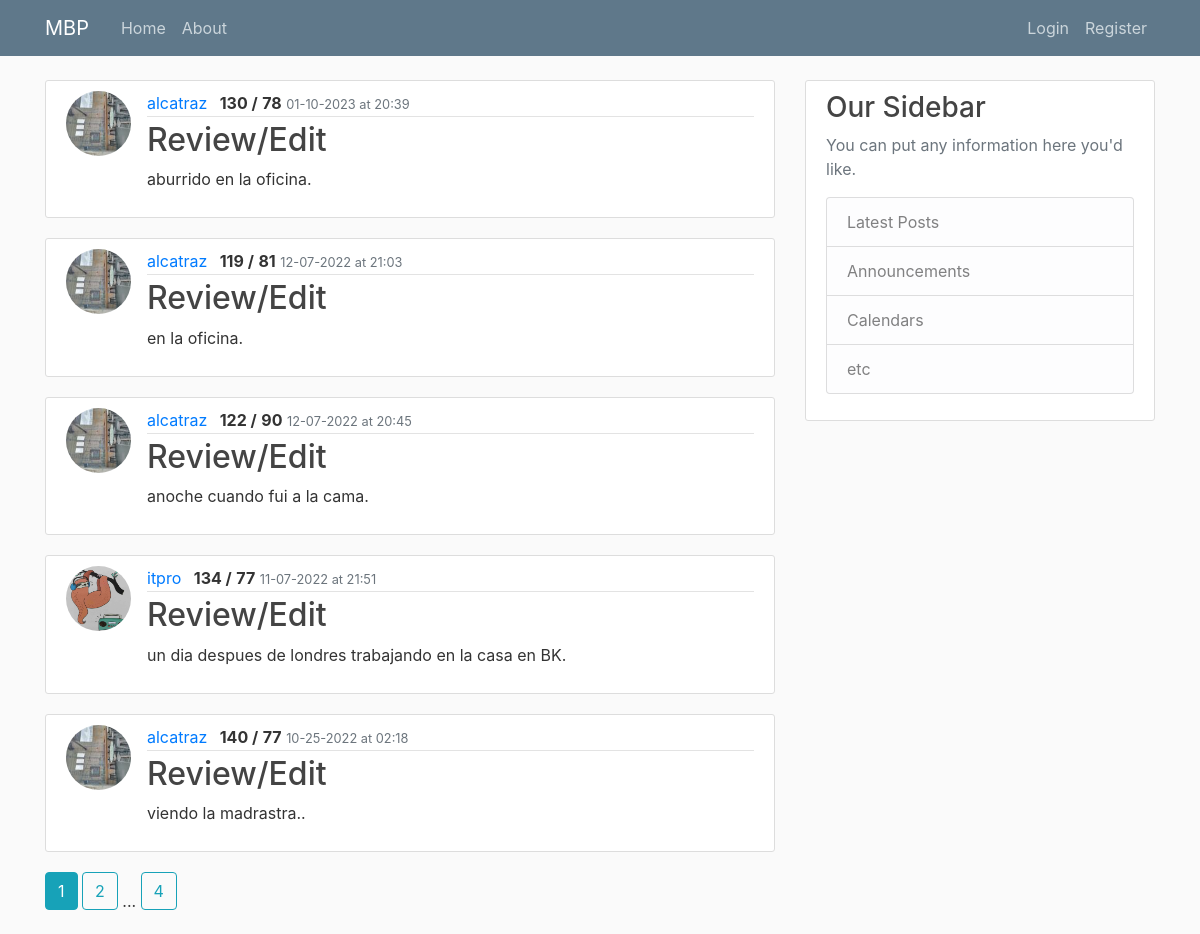
Page /home on the earlier database version.
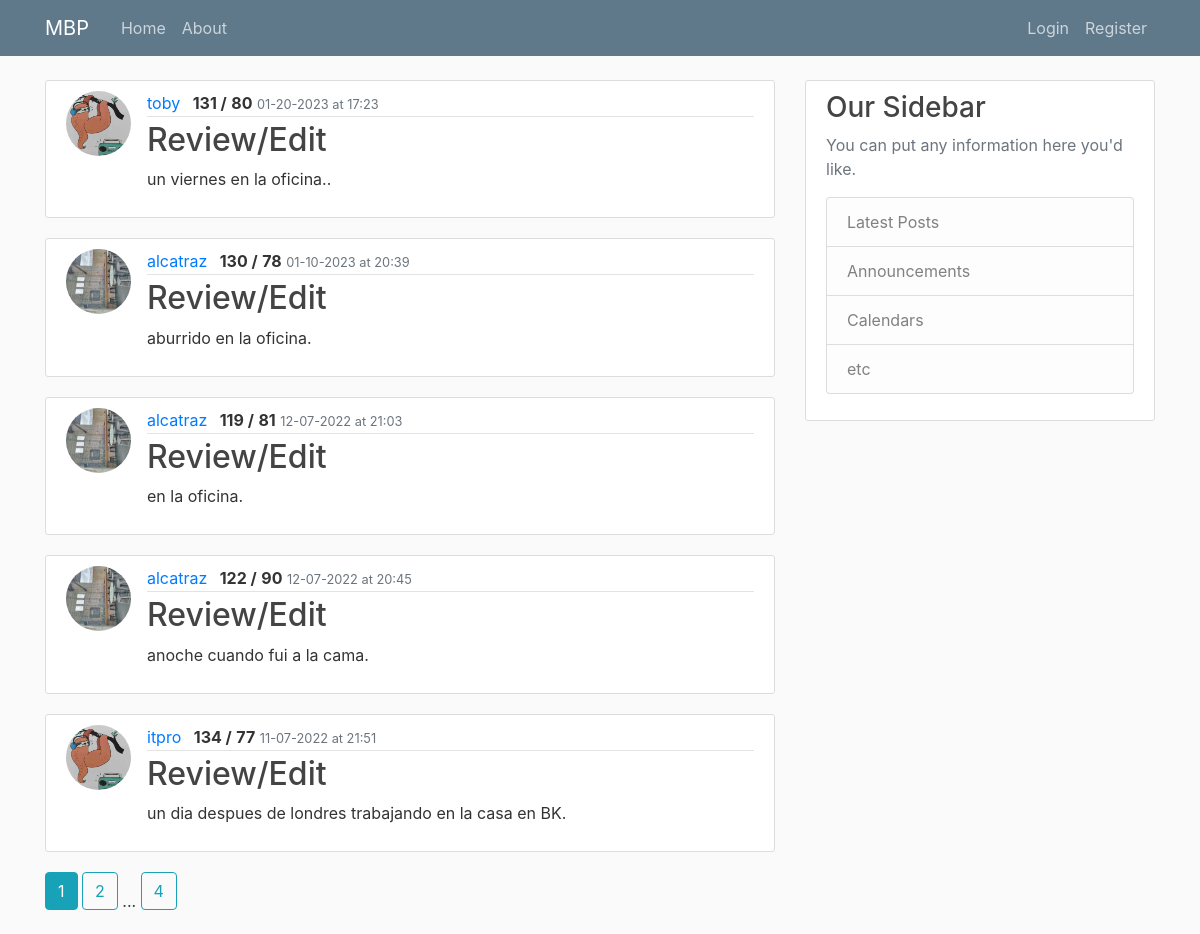
Same page on the later database version.
### mbp/models.py (models this page shows, shortened)
class Reading(db.Model):
    id = db.Column(db.Integer, primary_key=True)
    sys = db.Column(db.String(3), nullable=False)
    dia = db.Column(db.String(3), nullable=False)
    notes = db.Column(db.Text, nullable=False)
    date_posted = db.Column(db.DateTime, nullable=False, default=datetime.utcnow)
    user_id = db.Column(db.Integer, db.ForeignKey('user.id'), nullable=False)

class User(db.Model, UserMixin):
    id = db.Column(db.Integer, primary_key=True)
    username = db.Column(db.String(20), unique=True, nullable=False)
    email = db.Column(db.String(120), unique=True, nullable=False)
    image_file = db.Column(db.String(20), nullable=False, default='default.jpg')
    password = db.Column(db.String(60), nullable=False)
    readings = db.relationship('Reading', backref='user', lazy=True)

### mbp/main/routes.py (the view)
@main.route('/')
@main.route('/home')
def home():
    page = request.args.get('page', 1, type=int) #Grab the page we want. In this case page one. Set type integer as the page number.
    reading = Reading.query.order_by(Reading.date_posted.desc()).paginate(page=page, per_page=5) #Show 5 readings per page. Can use http://localhost:8000/home?page=3 to navigate to pages.
    return render_template('index.html', reading=reading)

### mbp/templates/index.html
{% extends "base.html" %}
{% block content %}
    {% for reading in reading.items %}
    <article class="media content-section">
      <img class="rounded-circle article-img" src="{{ url_for('static', filename='profile_pics/' + reading.user.image_file) }}" />
      <div class="media-body">
        <div class="article-metadata">
          <a class="mr-2" href="{{ url_for('users.user_readings', username=reading.user.username) }}">{{ reading.user.username }}</a>
          <text class="font-weight-bold">{{ reading.sys }} /</text>
          <text class="font-weight-bold">{{ reading.dia}}</text>
          <small class="text-muted">{{ reading.date_posted.strftime('%m-%d-%Y at %H:%M') }}</small>
        </div>
        <h2><a class="article-title" href="{{ url_for('readings.reading', reading_id=reading.id) }}">Review/Edit</a></h2>
          <p class="article-content">{{ reading.notes }}</p>
      </div>
    </article>
    {% endfor %}
    {% for page_num in reading.iter_pages(left_edge=1, right_edge=1, left_current=1, right_current=2) %}
      {% if page_num %}
        {% if reading.page == page_num %}
          <a class="btn btn-info mb-4" href="{{ url_for('main.home', page=page_num) }}">{{ page_num }}</a>
        {% else %}
          <a class="btn btn-outline-info mb-4" href="{{ url_for('main.home', page=page_num) }}">{{ page_num }}</a>
        {% endif %}
      {% else %}
        ...
      {% endif %}
    {% endfor %}
{% endblock content %}

### mbp/templates/base.html (shortened to what this page needs)
<!DOCTYPE html>
<html>
<head>
    <link rel="stylesheet" href="https://maxcdn.bootstrapcdn.com/bootstrap/4.0.0/css/bootstrap.min.css">
    <link rel="stylesheet" type="text/css" href="{{ url_for('static', filename='css/main.css') }}">
</head>
<body>
  <header class="site-header">
<nav class="navbar navbar-expand-md navbar-dark bg-steel fixed-top">
  <div class="container">
    <a class="navbar-brand mr-4" href="/">MBP</a>
    <div class="collapse navbar-collapse" id="navbarToggle">
      <div class="navbar-nav mr-auto">
        <a class="nav-item nav-link" href="/">Home</a>
        <a class="nav-item nav-link" href="/about">About</a>
      </div>
      <div class="navbar-nav">
        {% if current_user.is_authenticated %}
        <a class="nav-item nav-link" href="{{ url_for('readings.new_reading') }}">New Reading</a>
          <a class="nav-item nav-link" href="{{ url_for('users.account') }}">Account</a>
          <a class="nav-item nav-link" href="{{ url_for('users.logout') }}">Logout</a>
        {% else %}
          <a class="nav-item nav-link" href="{{ url_for('users.login') }}">Login</a>
          <a class="nav-item nav-link" href="{{ url_for('users.register') }}">Register</a>
        {% endif %}
      </div>
    </div>
  </div>
</nav>
</header>
      <main role="main" class="container">
        <div class="row">
          <div class="col-md-8">
            {% block content %}{% endblock %}
          </div>
          <div class="col-md-4">
            <div class="content-section">
              <h3>Our Sidebar</h3>
              <p class='text-muted'>You can put any information here you'd like.
                <ul class="list-group">
                  <li class="list-group-item list-group-item-light">Latest Posts</li>
                  <li class="list-group-item list-group-item-light">Announcements</li>
                  <li class="list-group-item list-group-item-light">Calendars</li>
                  <li class="list-group-item list-group-item-light">etc</li>
                </ul>
              </p>
            </div>
          </div>
        </div>
      </main>
</body>
</html>

### mbp/static/css/main.css (style rules this page uses)
body { background: #fafafa; color: #333333; margin-top: 5rem; }
h1, h2, h3, h4, h5, h6 { color: #444444; }
.bg-steel { background-color: #5f788a; }
.site-header .navbar-nav .nav-link { color: #cbd5db; }
.content-section { background: #ffffff; padding: 10px 20px; border: 1px solid #dddddd; border-radius: 3px; margin-bottom: 20px; }
.article-title { color: #444444; }
.article-content { white-space: pre-line; }
.article-img { height: 65px; width: 65px; margin-right: 16px; }
.article-metadata { padding-bottom: 1px; margin-bottom: 4px; border-bottom: 1px solid #e3e3e3 }

Differences in the rows shown:
no longer on this page (row unchanged): Reading: image_file (picture), user.username "alcatraz", sys "140", dia "77", date_posted "10-25-2022 at 02:18", notes "viendo la madrastra.."
added Reading: image_file (placeholder picture), user.username "toby", sys "131", dia "80", date_posted "01-20-2023 at 17:23", notes "un viernes en la oficina.."
